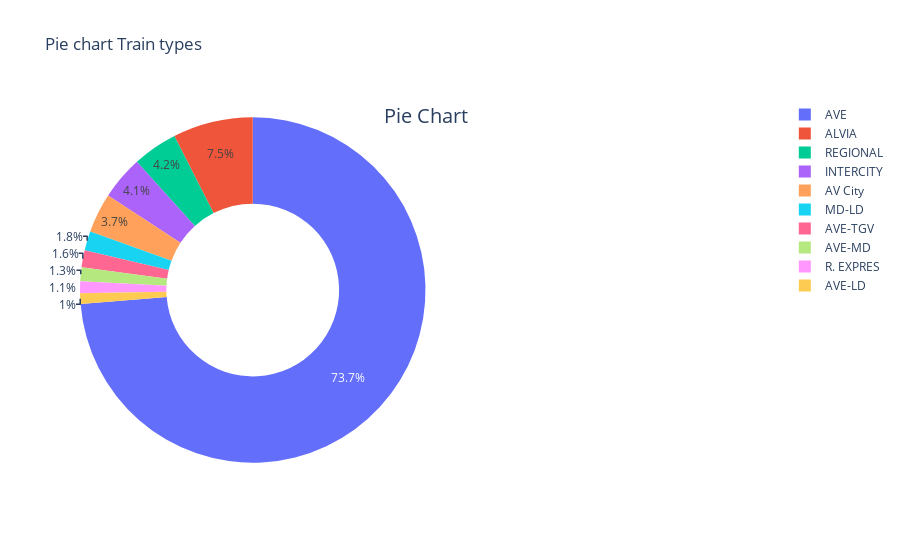

The code cell stored with this chart in its notebook:
### Code cell
from plotly.offline import init_notebook_mode, iplot

cnt_ = df['train_type'].value_counts()

fig = {
  "data": [
    {
      "values": cnt_.values,
      "labels": cnt_.index,
      "domain": {"x": [0, .5]},
      "name": "Train types",
      "hoverinfo":"label+percent+name",
      "hole": .5,
      "type": "pie"
    },],
  "layout": {
        "title":"Pie chart Train types",
        "annotations": [
            { "font": { "size": 20},
              "showarrow": False,
             "text": "Pie Chart",
                "x": 0.50,
                "y": 1
            },
        ]
    }
}
iplot(fig)

### Figure 1 — Plotly figure (JSON) as saved in the notebook; plotly's stock layout.template omitted (floating-point values rounded to 4 significant figures)
{"data": [{"domain": {"x": [0, 0.5]}, "hole": 0.5, "hoverinfo": "label+percent+name", "labels": ["AVE", "ALVIA", "REGIONAL", "INTERCITY", "AV City", "MD-LD", "AVE-TGV", "AVE-MD", "R. EXPRES", "AVE-LD"], "name": "Train types", "type": "pie", "values": [737, 75, 42, 41, 37, 18, 16, 13, 11, 10]}], "layout": {"annotations": [{"font": {"size": 20}, "showarrow": false, "text": "Pie Chart", "x": 0.5, "y": 1}], "title": {"text": "Pie chart Train types"}}}
